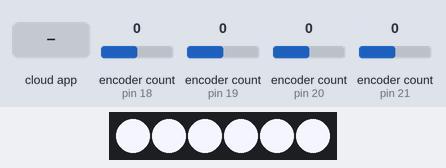
Bench run of a sketch on a simulated Arduino Mega 2560, built with avr-gcc and run on an emulated ATmega2560. Parts: 6 RGB LEDs in strip order, left to right. The test bench sets the inputs (shaded band); at power-on: encoder count (sensors on pin 18, pin 19, pin 20, pin 21) 0. The ROS host is connected and sends only what is stated.

Above: at 1.2 s.
1.3 s: the phone or cloud app sets mode to 45
At 1.9 s:
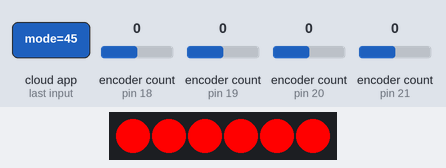
2.8 s: the phone or cloud app sets mode to 90
At 4.0 s:
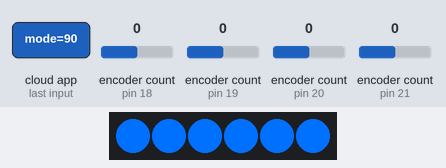
4.3 s: the phone or cloud app sets mode to 0
At 5.3 s:
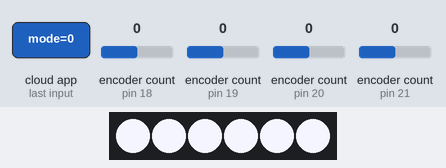
5.8 s: the phone or cloud app sets mode to 180
At 6.5 s:
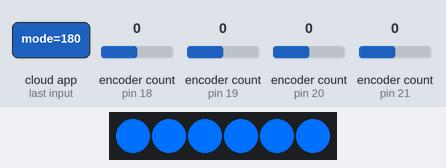
Timing chart, 0 to 8.3 s (numbered marks = the images above; inputs shaded):
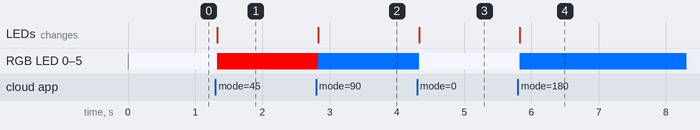

Measured:
- after the input at 1.3 s, RGB LED 0–5: RGB(245, 245, 255) → RGB(255, 0, 0) at once; the LEDs: change at once (image 1)
- after the input at 2.8 s, RGB LED 0–5: RGB(255, 0, 0) → RGB(0, 112, 255) at once; the LEDs: change at once (image 2)
- after the input at 4.3 s, RGB LED 0–5: RGB(0, 112, 255) → RGB(245, 245, 255) at once; the LEDs: change at once (image 3)
- after the input at 5.8 s, RGB LED 0–5: RGB(245, 245, 255) → RGB(0, 112, 255) at once; the LEDs: change at once (image 4)

The sketch:

akros_holo_drive.ino
```cpp
/*
==========
Arduino Mega code for the AKROS robot
This code implements the following functionality:
  > NeoPixel LED control to indicate operating modes (subscriber)
  > Drives the mecanum wheel robot with L298n motor drivers based on Twist values and the operating mode (subscriber)
  > Measures wheel encoders and calculates the linear and angular velocities of the robot (publisher)
  > ROSSerial communication with Host PC (Raspberry Pi 4 with ROS Noetic)
Author: Aditya Kamath
adityakamath.github.io
github.com/adityakamath
==========
*/

#include <ros.h>
#include <std_msgs/UInt32.h>
#include <geometry_msgs/Point.h>
#include <Encoder.h>
#include <FastLED.h>
#include "akros_holo_config.h"

//Global variables and objects
geometry_msgs::Point twist_msg;
geometry_msgs::Point raw_vel_msg;
bool mode_msg[5] = {false, false, false, false, false};

double rpm_ref[4]    = {0, 0, 0, 0};
double rpm_meas[4]   = {0, 0, 0, 0};
double pwm_out[4]    = {0, 0, 0, 0};
double prev_error[4] = {0, 0, 0, 0};
double integral[4]   = {0, 0, 0, 0};
double derivative[4] = {0, 0, 0, 0};

int enPins[4] = {M1_en, M2_en, M3_en, M4_en};
int inPins[8] = {M1_a, M1_b, M2_a, M2_b, M3_a, M3_b, M4_a, M4_b};

Encoder enc1(E1_a, E1_b);
Encoder enc2(E2_a, E2_b);
Encoder enc3(E3_a, E3_b);
Encoder enc4(E4_a, E4_b);

CRGB neopixel[NEO_COUNT];

//Function prototypes
void pid(int motor, double reference, double measurement, double kp, double ki, double kd);
void spin_motor(int motor, double velocity);
void holonomic_drive(double x, double y, double a);
void drive_estop();
CRGB setLEDColor(uint8_t Rdata, uint8_t Gdata, uint8_t Bdata);
void colorWipe(CRGB in_led);

//Twist callback - stores latest received message in a global variable
void twist_cb(const geometry_msgs::Point& msg){
  twist_msg = msg;
}

//Mode callback - constructs mode message and stores in a global variable
void mode_cb(const std_msgs::UInt32& msg){
  std_msgs::UInt32 message = msg;
  for(int i=0; i<2; i++){
    mode_msg[i] = message.data%10 != 0 ? true:false;
    message.data /= 10;
  }
}

//ROS publishers and subscribers
ros::NodeHandle nh;
ros::Subscriber<geometry_msgs::Point> twist_sub("cmd_vel/vector", &twist_cb);
ros::Subscriber<std_msgs::UInt32> mode_sub("cmd_vel/mode", &mode_cb);
ros::Publisher raw_vel_pub("raw_vec", &raw_vel_msg);

void setup() {
  //Startup LEDs - green
  FastLED.addLeds<NEOPIXEL, NEO_PIN>(neopixel, NEO_COUNT);
  colorWipe(setLEDColor(0, MAX_PWM, 0)); // green
  FastLED.show();

  //Startup Drive - set all pins to 0
  drive_estop();

  //Startup ROS - initialize node, subscribe and advertise to topics
  nh.initNode();
  nh.subscribe(twist_sub);
  nh.subscribe(mode_sub);
  nh.advertise(raw_vel_pub);

  //Connect to ROS
  while(!nh.connected()){ nh.spinOnce(); }

  //ROS connected
  colorWipe(setLEDColor(0, MAX_PWM/2, MAX_PWM)); //blue
  FastLED.show();
}

void loop() {
  if(mode_msg[ESTOP] == true){ // STOP! - red
    drive_estop();
    colorWipe(setLEDColor(255, 0, 0));

    holonomic_drive(0, 0, 0);
    nh.spinOnce();
  }
  else{
    if(mode_msg[AUTO_T] == true){ // AUTO
      // AUTO > NORMAL -- blue 0x0070ff
      colorWipe(setLEDColor(0, 112, 255));
    }
    else{ // TELEOP
      // TELEOP > NORMAL - rgb according to xyz or blueish-white #f5f5ff
      if(DEBUG){colorWipe(setLEDColor(abs(twist_msg.x*MAX_PWM/SCALE_X), abs(twist_msg.y*MAX_PWM/SCALE_Y), abs(twist_msg.z*MAX_PWM/SCALE_RZ)));}
      else{
        colorWipe(setLEDColor(245, 245, 255));
      }
    }

    //Loop Drive - drive based on global twist message values
    holonomic_drive(twist_msg.x, twist_msg.y, twist_msg.z);
    nh.spinOnce();
  }

  FastLED.show();

  //Loop Publisher - compute velocities from holonomic_drive and publish
  float avg_rpm_x = ((rpm_meas[0] + rpm_meas[1] + rpm_meas[2] + rpm_meas[3])/4);
  float avg_rpm_y = ((rpm_meas[1] + rpm_meas[3] - rpm_meas[0] - rpm_meas[2])/4);
  float avg_rpm_a = ((rpm_meas[2] + rpm_meas[3] - rpm_meas[0] - rpm_meas[1])/4);

  raw_vel_msg.x = avg_rpm_x * PI * WHEEL_DIAMETER / 60; // m/s
  raw_vel_msg.y = avg_rpm_y * PI * WHEEL_DIAMETER / 60; // m/s
  raw_vel_msg.z = avg_rpm_a * PI * WHEEL_DIAMETER / ((WHEELS_X_DISTANCE/2 + WHEELS_Y_DISTANCE/2)*60); // rad/s

  raw_vel_pub.publish(&raw_vel_msg);
  nh.spinOnce();

  //loop at 50Hz frequency
  delay(20);
}

//PID Controller: Calculates output PWM for a motor using its reference and measured speeds
void pid(int motor, double reference, double measurement, double kp, double ki, double kd){
  double error = reference - measurement;
  integral[motor] += error;
  derivative[motor] += error - prev_error[motor];
  if(reference == 0 && error == 0){ integral[motor] = 0; } //reset integral

  double pid_out = kp*error + ki*integral[motor] + kd*derivative[motor];
  pwm_out[motor] = constrain(pid_out, -MAX_PWM, MAX_PWM);
  prev_error[motor] = error;
}

//Writes digital/PWM values to motor direction/enable pins for the specified motor
void spin_motor(int motor, double velocity){
  if(velocity > 0 ){
    digitalWrite(inPins[2*motor], HIGH);
    digitalWrite(inPins[2*motor + 1], LOW);
  }
  else{
    digitalWrite(inPins[2*motor], LOW);
    digitalWrite(inPins[2*motor + 1], HIGH);
  }
  int motor_pwm = constrain(abs((int)velocity), MIN_PWM, MAX_PWM);
  analogWrite(enPins[motor], motor_pwm);
}

//Using holonomic drive kinematics, drives individual motors based on input linear/angular velocities
void holonomic_drive(double x, double y, double a){

  float tangential = a * ((WHEELS_X_DISTANCE / 2) + (WHEELS_Y_DISTANCE / 2)); // m/s
  float x_rpm = constrain(x * 60 / (PI * WHEEL_DIAMETER), -MAX_RPM, MAX_RPM); // rotation per minute
  float y_rpm = constrain(y * 60 / (PI * WHEEL_DIAMETER), -MAX_RPM, MAX_RPM); // rotation per minute
  float a_rpm = constrain(tangential * 60 / (PI * WHEEL_DIAMETER), -MAX_RPM, MAX_RPM); // rotation per minute

  if(x!=0 || y!=0 || a!=0){
    rpm_ref[0] = x_rpm - y_rpm - a_rpm; //1:lf
    rpm_ref[1] = x_rpm + y_rpm - a_rpm; //2:lb
    rpm_ref[2] = x_rpm - y_rpm + a_rpm; //3:rb
    rpm_ref[3] = x_rpm + y_rpm + a_rpm; //4:rf

    for(int j=0; j<4; j++){
      pid(j, rpm_ref[j], rpm_meas[j], KP, KI, KD);
      double motor_speed = OPEN_LOOP ? OPEN_LOOP_GAIN*rpm_ref[j] : pwm_out[j];
      spin_motor(j, motor_speed);
    }
  }
  else{
    drive_estop();
  }

  rpm_meas[0] = enc1.readRPM(ENC_CPR);  //1:lf
  rpm_meas[1] = enc2.readRPM(ENC_CPR);  //2:lb
  rpm_meas[2] = -enc3.readRPM(ENC_CPR); //3:rb - reversed polarity
  rpm_meas[3] = -enc4.readRPM(ENC_CPR); //4:rf - reversed polarity
}

//Hard stops all motors - sets integral value, reference velocities, pwm_values to zero
void drive_estop(){
  for(int i=0; i<4; i++){
      rpm_ref[i] = 0;
      digitalWrite(enPins[i], LOW);
  }
}

//Returns RGB values in CRGB format
CRGB setLEDColor(uint8_t Rdata, uint8_t Gdata, uint8_t Bdata){
    CRGB output(0, 0, 0);
    output.r = Rdata;
    output.g = Gdata;
    output.b = Bdata;
    return output;
}

//Sets all LEDs to CRGB color in sequence
void colorWipe(CRGB in_led){
  for(int i=0; i<NEO_COUNT; i++) {
    neopixel[i] = setLEDColor(in_led.r, in_led.g, in_led.b);
  }
}
```

akros_holo_config.h
```cpp
//DEBUG
#define DEBUG 0
#define OPEN_LOOP 0

//PID
#define KP 0.75
#define KI 0.50
#define KD 0.50
#define UPDATE_RATE 20 //ms

//NEOPIXEL
#define NEO_PIN        52
#define NEO_COUNT      6
#define NEO_BRIGHTNESS 50

//MODES
#define ESTOP 0
#define AUTO_T 1

//MOTOR CONTROL
#define MIN_PWM 60
#define MAX_PWM 245
#define MAX_RPM 150
#define OPEN_LOOP_GAIN 1.5
#define ENC_CPR 296
#define WHEEL_DIAMETER 0.0762 //m 3"
#define WHEELS_X_DISTANCE 0.093 //m
#define WHEELS_Y_DISTANCE 0.210 //m

#define SCALE_X 0.30
#define SCALE_Y 0.25
#define SCALE_RZ 1.57

//MOTOR CONTROL WIRING
//1:LF, 2:LB, 3:RB, 4:RF

//MOTOR/ENCODER 1: FRONT LEFT
#define M1_en 9
#define M1_a 37
#define M1_b 36
#define E1_a 19
#define E1_b 17

//MOTOR/ENCODER 2: BACK LEFT
#define M2_en 10
#define M2_a 39
#define M2_b 38
#define E2_a 18
#define E2_b 16

//MOTOR/ENCODER 3: BACK RIGHT
#define M3_en 11
#define M3_a 40
#define M3_b 41
#define E3_a 20
#define E3_b 24

//MOTOR/ENCODER 4: FRONT RIGHT
#define M4_en 12
#define M4_a 42
#define M4_b 43
#define E4_a 21
#define E4_b 22
```
